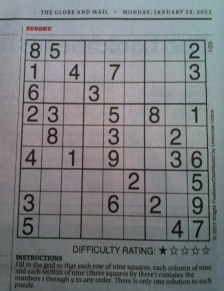
#> input picture img/sudoku.jpg, 224 x 291 px
$ python 0602filter-edge.py
#> lines starting #> are read from the running program, lines starting #| are printed output that depends on the picture
import cv2
import numpy as np
img = cv2.imread('./img/sudoku.jpg')
#> img is the input picture: shape (291, 224, 3); mean B, G, R 127.4, 124.5, 122.2

gx_kernel = np.array([[-1, 1]])
gy_kernel = np.array([[-1], [1]])

edgex = cv2.filter2D(img, -1, gx_kernel)
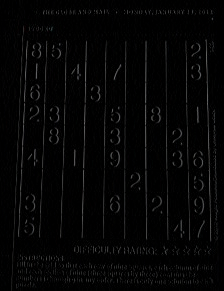
#> edgex: shape (291, 224, 3); mean B, G, R 5, 5, 4.9
edgey = cv2.filter2D(img, -1, gy_kernel)
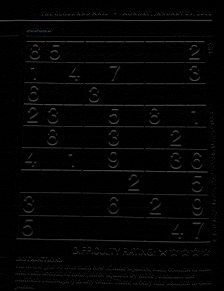
#> edgey: shape (291, 224, 3); mean B, G, R 4.5, 4.4, 4.4

cv2.imshow("origin", img)
cv2.imshow("edgex", edgex)
cv2.imshow("edgey", edgey)
cv2.waitKey(0)
cv2.destroyAllWindows()

#소벨 필터
gx_k = np.array([[-1, 0, 1],
                 [-2, 0, 2],
                 [-1, 0, 1]])
gy_k = np.array([[1, 2, 1],
                 [0, 0, 0],
                 [-1, -2, -1]])
sobelx = cv2.filter2D(img, -1, gx_k)
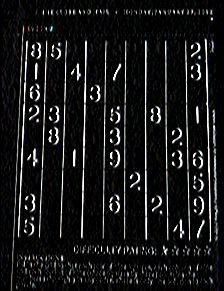
#> sobelx: shape (291, 224, 3); mean B, G, R 23.8, 23.6, 23.3
sobely = cv2.filter2D(img, -1, gy_k)
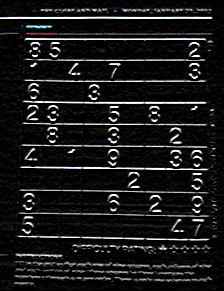
#> sobely: shape (291, 224, 3); mean B, G, R 25.9, 25.6, 25.4
cv2.imshow("origin", img)
cv2.imshow("sobelx", sobelx)
cv2.imshow("sobely", sobely)
cv2.waitKey(0)
cv2.destroyAllWindows()

#샤르 필터
gx_k = np.array([[-3, 0, 3],
                 [-10, 0, 10],
                 [-3, 0, 3]])
gy_k = np.array([[3, 10, 3],
                 [0, 0, 0],
                 [-3, -10, -3]])
scharx = cv2.filter2D(img, -1, gx_k)
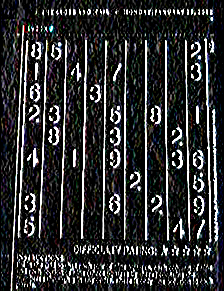
#> scharx: shape (291, 224, 3); mean B, G, R 48.9, 47.9, 47.2
schary = cv2.filter2D(img, -1, gy_k)
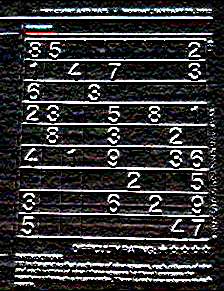
#> schary: shape (291, 224, 3); mean B, G, R 54.3, 53.4, 53.4
cv2.imshow("origin", img)
cv2.imshow("scharx", scharx)
cv2.imshow("schary", schary)
cv2.waitKey(0)
cv2.destroyAllWindows()

#Laplacian 필터
laple_k = np.array([[0, 1, 0],
                 [1, -4, 1],
                 [0, 1, 0]])

laple = cv2.filter2D(img, -1, laple_k)
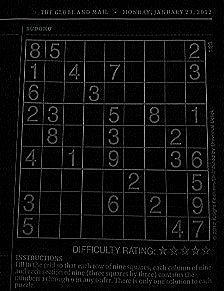
#> laple: shape (291, 224, 3); mean B, G, R 12.6, 12.5, 12.6

cv2.imshow("origin", img)
cv2.imshow("laple", laple)

cv2.waitKey(0)
cv2.destroyAllWindows()
